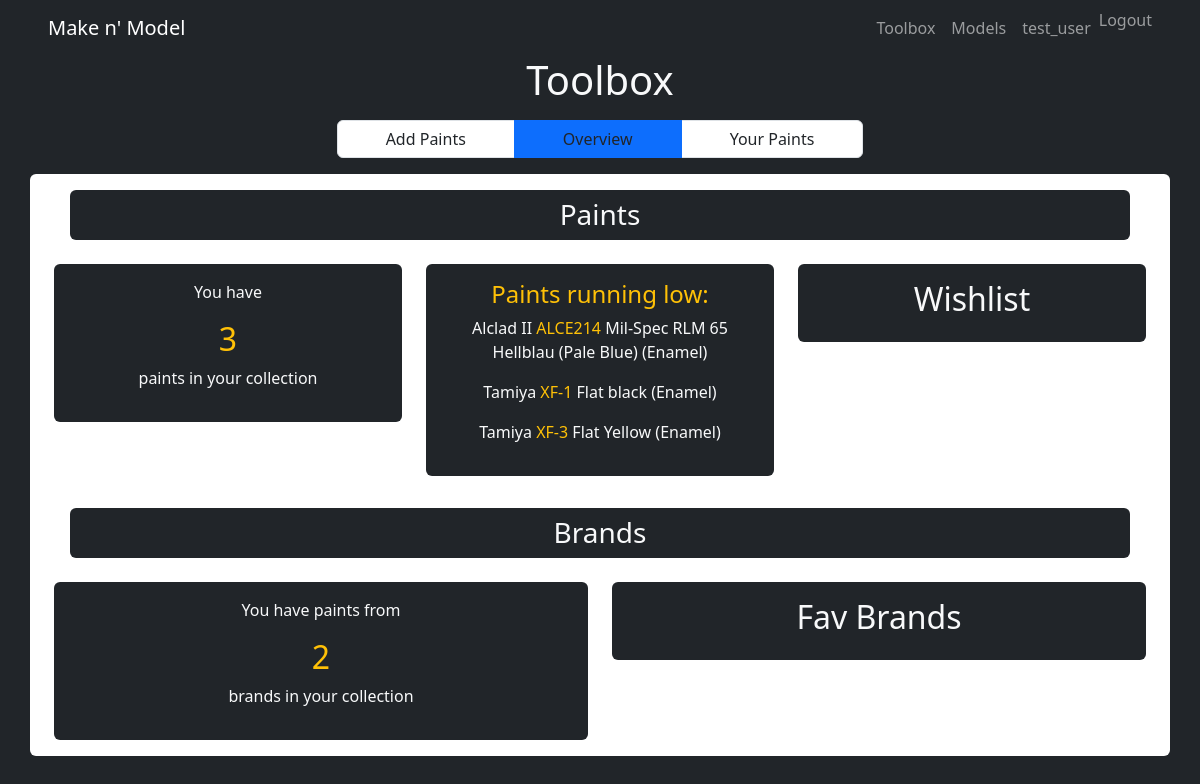
The app's page /toolbox/overview/ (signed in) with its own data.
### tables this page shows
CREATE TABLE paints(
    brand VARCHAR(50),
    paint_name VARCHAR(50),
    unique_paint_identifier INTEGER PRIMARY KEY AUTOINCREMENT,
    paint_code VARCHAR(256),
    background_color VARCHAR(12),
    shine_type VARCHAR(20),
    paint_type VARCHAR(20)
);

### makenmodel/views/toolbox.py (the view)
@makenmodel.app.route('/toolbox/overview/')
def show_toolbox():
    logname = flask.session['username']
    connection = makenmodel.model.get_db()
    context = {}
    context['logname'] = logname
    context['active_page'] = 'overview'
    cur = connection.execute(
        "SELECT COUNT(*) AS paint_count "
        "FROM user_paints "
        "WHERE username = ?",
        (logname,)
    )
    paint_count = cur.fetchone()['paint_count']
    if paint_count:
        context['num_paints'] = paint_count
    else:
        context['num_paints'] = 0
    cur = connection.execute(
        "SELECT COUNT(*) AS brand_count "
        "FROM user_brands "
        "WHERE username = ?",
        (logname,)
    )
    brand_count = cur.fetchone()['brand_count']
    if brand_count:
        context['num_brands'] = brand_count
    else:
        context['num_brands'] = 0
    cur = connection.execute(
        "SELECT p.paint_code, p.paint_name, p.brand, p.paint_type "
        "FROM paints p "
        "JOIN user_paints up ON p.unique_paint_identifier = up.unique_paint_identifier "
        "WHERE up.username = ? AND up.need_restock = 1",
        (logname,)
    )
    paints_needing_restock = cur.fetchall()
    print(paints_needing_restock)
    context['paints_needing_restock'] = paints_needing_restock
    return flask.render_template('toolbox.html', **context)

### makenmodel/model.py (called while the page is built)
def dict_factory(cursor, row):
    return {col[0]: row[idx] for idx, col in enumerate(cursor.description)}

def get_db():
    if 'sqlite_db' not in flask.g:
        db_filename = makenmodel.app.config['DATABASE_FILENAME']
        flask.g.sqlite_db = sqlite3.connect(str(db_filename))
        flask.g.sqlite_db.row_factory = dict_factory
        flask.g.sqlite_db.execute("PRAGMA foreign_keys = ON")
    return flask.g.sqlite_db

### makenmodel/templates/toolbox.html
{% extends 'base.html' %}
{% set full_nav = True %}
{% block body_class %}single-dark-background{% endblock %}
{% block content %}
<div class="container text-center">
    <h1 class="text-light">Toolbox</h1>
    <nav class='d-flex justify-content-center mt-3' aria-label="...">
        <ul class="pagination">
            <li class="page-item"><a href="{{ url_for('show_add_paints') }}" class="page-link px-5 text-dark">Add Paints</a></li>
            <li class="page-item active"><a href="{{ url_for('show_toolbox') }}" class="page-link px-5 text-dark">Overview</a></li>
            <li class="page-item"><a href="{{ url_for('show_your_paints') }}" class="page-link px-5 text-dark">Your Paints</a></li>
        </ul>
    </nav>
</div>
<div class="container px-4 text-center bg-white rounded">
    <div class="p-3">
        <div class="bg-dark rounded">
            <h3 class="text-light p-2">Paints</h3>
        </div>
    </div>
    <div class="row gx-4 pb-3">
        <div class="col">
         <div class="p-3 bg-dark rounded">
            <p class="text-light">You have</p>
            <h2 class="text-warning">{{ num_paints }}</h2>
            <p class="text-light">paints in your collection</p>
         </div>
        </div>
        <div class="col">
          <div class="p-3 bg-dark rounded">
              <h4 class="text-warning">Paints running low:</h4>
              {% for paint in paints_needing_restock %}
                <p class="text-light">{{ paint.brand }} <span class="text-warning">{{ paint.paint_code }}</span> {{ paint.paint_name }} ({{ paint.paint_type }})</p>
              {% endfor %}
          </div>
        </div>
        <div class="col">
          <div class="p-3 bg-dark rounded">
              <h2 class="text-light">Wishlist</h2>
          </div>
        </div>
    </div>
    <div class="p-3">
        <div class="bg-dark rounded">
            <h3 class="text-light p-2">Brands</h3>
        </div>
    </div>
    <div class="row gx-4 pb-3">
        <div class="col">
         <div class="p-3 bg-dark rounded">
            <p class="text-light">You have paints from</p>
            <h2 class="text-warning">{{ num_brands }}</h2>
            <p class="text-light">{% if num_brands > 1 or num_brands == 0%}brands{% else %}brand{% endif %} in your collection</p>
         </div>
        </div>
        <div class="col">
          <div class="p-3 bg-dark rounded">
              <h2 class="text-light">Fav Brands</h2>
          </div>
        </div>
    </div>
</div>
{% endblock %}

### makenmodel/static/style.css (style rules this page uses)
.single-dark-background { background-color: #212529; }

### records on screen
paints: brand "Alclad II", paint_code "ALCE214", paint_name "Mil-Spec RLM 65 Hellblau (Pale Blue)", paint_type "Enamel"

### other values on screen
{{ logname }} "test_user"
{{ num_paints }} "3"
{{ paint.brand }} "Tamiya" "Tamiya"
{{ paint.paint_code }} "XF-1" "XF-3"
{{ paint.paint_name }} "Flat black" "Flat Yellow"
{{ paint.paint_type }} "Enamel" "Enamel"
{{ num_brands }} "2"
